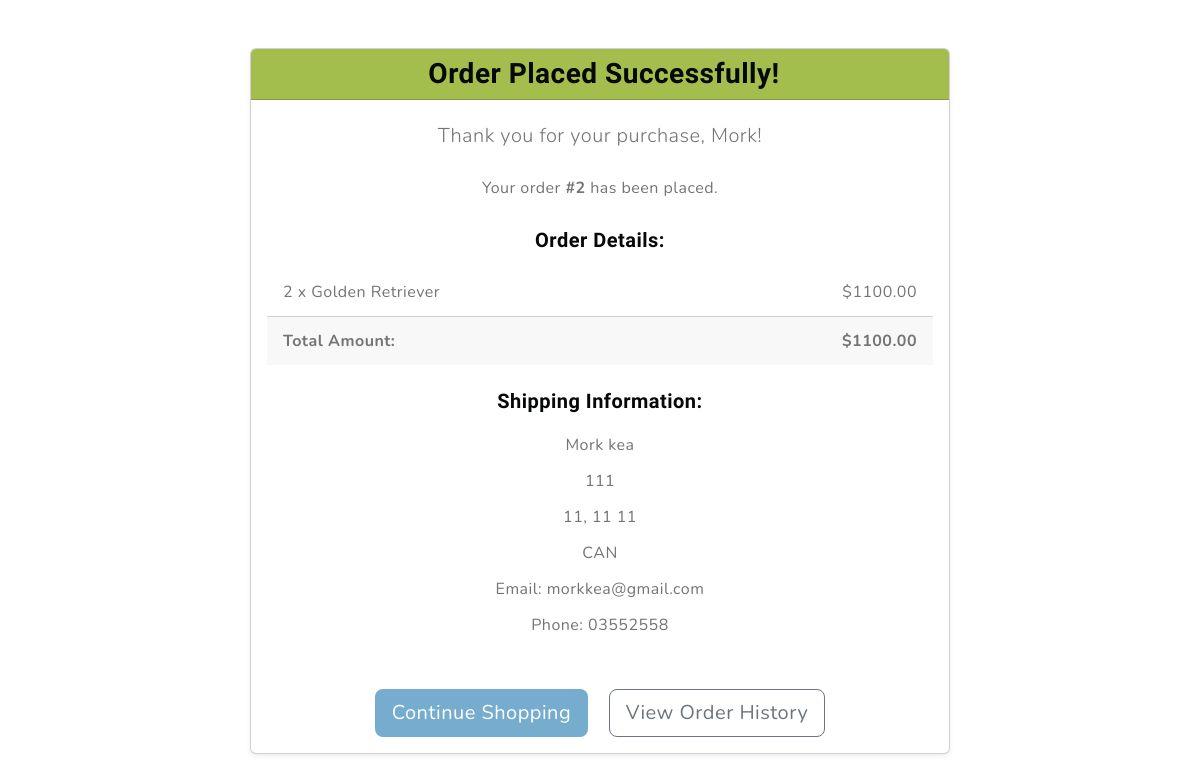
/order-confirmation/2/ (signed in), run on the app's committed database.
### PetStore/models.py (models this page shows, shortened)
class Order(models.Model):
    user = models.ForeignKey(get_user_model(), on_delete=models.SET_NULL, null=True, blank=True)
    session_key = models.CharField(max_length=40, null=True, blank=True)
    first_name = models.CharField(max_length=100)
    last_name = models.CharField(max_length=100)
    email = models.EmailField()
    phone = models.CharField(max_length=20, blank=True, null=True) # Optional phone
    address_line_1 = models.CharField(max_length=255)
    address_line_2 = models.CharField(max_length=255, blank=True, null=True)
    city = models.CharField(max_length=100)
    state = models.CharField(max_length=100, blank=True, null=True) # Optional state/province
    zip_code = models.CharField(max_length=20)
    country = models.CharField(max_length=100)
    STATUS_CHOICES = [
        ('Pending', 'Pending'),
        ('Processing', 'Processing'),
        ('Shipped', 'Shipped'),
        ('Delivered', 'Delivered'),
        ('Cancelled', 'Cancelled'),
    ]
    status = models.CharField(max_length=50, choices=STATUS_CHOICES, default='Pending')
    total_amount = models.DecimalField(max_digits=10, decimal_places=2, default=0.00)
    PAYMENT_STATUS_CHOICES = [
        ('Pending', 'Pending'),
        ('Paid', 'Paid'),
        ('Failed', 'Failed'),
    ]
    payment_status = models.CharField(max_length=50, choices=PAYMENT_STATUS_CHOICES, default='Pending')
    created_at = models.DateTimeField(auto_now_add=True)
    updated_at = models.DateTimeField(auto_now=True)
    class Meta:
        ordering = ['-created_at']
        verbose_name = "Order"
        verbose_name_plural = "Orders"

class OrderItem(models.Model):
    order = models.ForeignKey(Order, on_delete=models.CASCADE, related_name='items')
    product = models.ForeignKey(Product, on_delete=models.CASCADE)
    quantity = models.PositiveIntegerField(default=1)
    price = models.DecimalField(max_digits=10, decimal_places=2) # Price at the time of order
    class Meta:
        verbose_name = "Order Item"
        verbose_name_plural = "Order Items"
    @property
    def total_price(self):
        return self.quantity * self.price

class Product(models.Model):
    name = models.CharField(max_length=200, help_text="Name of the product.")
    image = models.ImageField(upload_to='products/', help_text="Main image for the product.")
    original_price = models.DecimalField(max_digits=10, decimal_places=2, help_text="Original price of the product.")
    discounted_price = models.DecimalField(
        max_digits=10,
        decimal_places=2,
        null=True,
        blank=True,
        help_text="Discounted price of the product (optional)."
    )
    slug = models.SlugField(
        max_length=200,
        unique=True,
        blank=True,
        help_text="A short, unique label for the product URL (auto-generated if left blank)."
    )
    description = models.TextField(blank=True, help_text="Detailed description of the product.")
    stock = models.IntegerField(default=0, help_text="Current stock quantity.")
    is_active = models.BooleanField(default=True, help_text="Whether this product is available for sale.")
    created_at = models.DateTimeField(auto_now_add=True)
    updated_at = models.DateTimeField(auto_now=True)
    category = models.ForeignKey(
        'Category', # Referencing the Category model
        on_delete=models.SET_NULL, # Products won't be deleted if a category is removed
        null=True,
        blank=True,
        related_name='products', # Allows you to get products from a category: category.products.all()
        help_text="The category this product belongs to."
    )
    class Meta:
        ordering = ['-created_at', 'name'] # Order by newest first, then by name
        verbose_name = "Product"
        verbose_name_plural = "Products"

### PetStore/views.py (the view)
# urls.py: path('order-confirmation/', views.order_confirmation_view, name='order_confirmation'), # <--- ADD THIS
def order_confirmation_view(request, order_id=None):
    order = None
    if order_id:
        if request.user.is_authenticated:
            order = get_object_or_404(Order, id=order_id, user=request.user)
        else:
            session_key = request.session.session_key
            if session_key:
                order = get_object_or_404(Order, id=order_id, session_key=session_key)
    context = {
        'order': order,
    }
    return render(request, 'order_confirmation.html', context)

### PetStore/templates/order_confirmation.html (shortened to what this page needs)
{% load static %}
{% include "css.html" %}
<div class="container my-5 text-center">
    <div class="card shadow-sm mx-auto" style="max-width: 700px;">
        <div class="card-header bg-success text-white">
            <h3 class="mb-0"> Order Placed Successfully!</h3>
        </div>
        <div class="card-body">
            {% if order %}
            <p class="lead">Thank you for your purchase, {{ order.first_name }}!</p>
            <p>Your order <strong>#{{ order.id }}</strong> has been placed.</p>
            <h5 class="mt-4 mb-3">Order Details:</h5>
            <ul class="list-group list-group-flush mb-4">
                {% for item in order.items.all %}
                <li class="list-group-item d-flex justify-content-between align-items-center">
                    <span>{{ item.quantity }} x {{ item.product.name }}</span>
                    <span>${{ item.total_price|floatformat:2 }}</span>
                </li>
                {% endfor %}
                <li class="list-group-item d-flex justify-content-between align-items-center fw-bold bg-light">
                    <span>Total Amount:</span>
                    <span>${{ order.total_amount|floatformat:2 }}</span>
                </li>
            </ul>
            <h5 class="mb-3">Shipping Information:</h5>
            <p class="mb-1">{{ order.first_name }} {{ order.last_name }}</p>
            <p class="mb-1">{{ order.address_line_1 }}{% if order.address_line_2 %}, {{ order.address_line_2 }}{% endif %}</p>
            <p class="mb-1">{{ order.city }}, {{ order.state }} {{ order.zip_code }}</p>
            <p class="mb-1">{{ order.country }}</p>
            <p class="mb-1">Email: {{ order.email }}</p>
            {% if order.phone %}<p class="mb-1">Phone: {{ order.phone }}</p>{% endif %}
            {% else %}
            <p class="text-muted">No order details found. If you just placed an order, please check your email for confirmation.</p>
            {% endif %}
            <div class="mt-5">
                <a href="{% url 'PetStore:home' %}" class="btn btn-primary btn-lg me-3">Continue Shopping</a>
                {% if user.is_authenticated %}
                <a href="" class="btn btn-outline-secondary btn-lg">View Order History</a>
                {% endif %}
            </div>
        </div>
    </div>
</div>

### PetStore/static/css/style.css (style rules this page uses)
.btn-primary { --bs-btn-color: #fff; --bs-btn-bg: var(--bs-primary); --bs-btn-border-color: transparent; --bs-btn-hover-color: #fff; --bs-btn-hover-bg: #618da8; --bs-btn-hover-border-color: transparent; --bs-btn-focus-shadow-rgb: 49,132,253; --bs-btn-active-color: #fff; --bs-btn-active-bg: var(--bs-primary); --bs-btn-active-border-color: transparent; --bs-btn-active-shadow: inset 0 3px 5px rgba(0, 0, 0, 0.125); --bs-btn-disabled-color: #fff; --bs-btn-disabled-bg: #d3d7dd; --bs-btn-disabled-border-color: transparent; }
h1,h2,h3,h4,h5,h6 { font-family: var(--heading-font); color: var(--bs-dark); font-weight: 700; }
.container, .container-fluid, .container-lg, .container-md, .container-sm, .container-xl, .container-xxl { --bs-gutter-x: 3rem; }

### data on the page
Order: first_name "Mork", id "2", total_amount "1100.00", last_name "kea", address_line_1 "111", city "11", state "11", zip_code "11", country "CAN", email "morkkea@gmail.com", phone "03552558"
OrderItem: quantity "2", product.name "Golden Retriever", total_price "1100.00"
